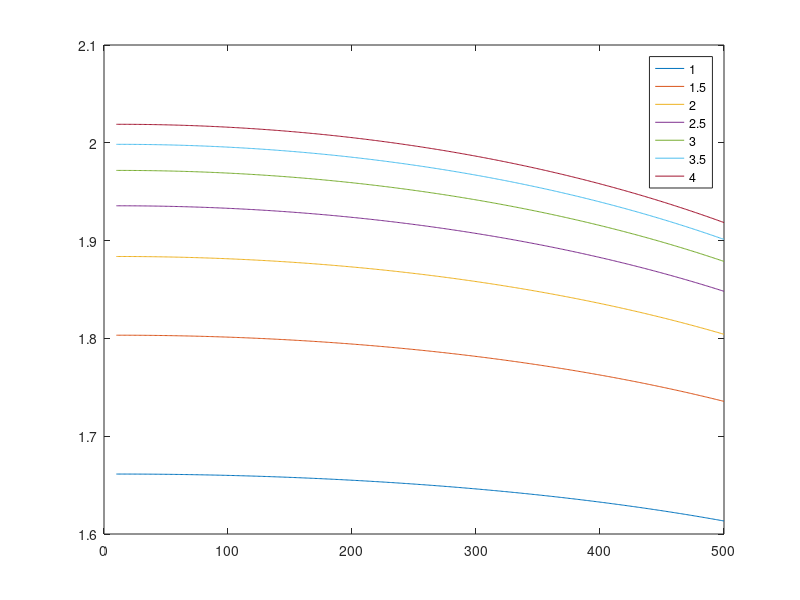

This chart was generated by the following MATLAB code:
clc
close all
clear all

%%

disp('Give Input Tamb (Tout): ');
Tamb= input(' ');
disp('Give Input Tw (wall temparature, slight less than Tamb): ');
Tw= input (' ');
disp('Give Input Tset: ');
Tset= input (' ');
disp('Give Input range(delT/2): ');
range= input (' ');

%% Set values
for(C=1:0.5:4)
Cp=1*10^3;
Density_Air= 1.225;
A= 10:500;
h= 3.2;
v= A.*h;
Mair= Density_Air.*v;
l= 0.24;
num_of_walls= 4;
K= 0.721;
Rwr= 1./(0.25.*A);
Req=0.35;
%C= 1;
EER=2.9;
Pon= 3517*C;
Poff= 2.9*375;

up= Tset+range;
down= Tset-range;


%%
TON= ((Mair.*Cp.*Req.*Rwr./(Req-Rwr)).*log((Tamb.*Rwr-Tw.*Req+(Req-Rwr).*down-Pon.*Req.*Rwr)./(Tamb.*Rwr-Tw.*Req+(Req-Rwr).*up-Pon.*Req.*Rwr)))./60
TOFF= abs(((Mair.*Cp.*Req.*Rwr./(Req-Rwr)).*log((Tamb.*Rwr-Tw.*Req+(Req-Rwr).*up-Poff.*Req.*Rwr)./(Tamb.*Rwr-Tw.*Req+(Req-Rwr).*down-Poff.*Req.*Rwr)))./60)


T=TON+TOFF
dc= TON./T.*100

E= ((Pon.*TON+Poff.*TOFF)./T)./1000
plot(A,E)
hold on
end
legend('1','1.5','2','2.5','3','3.5','4');
